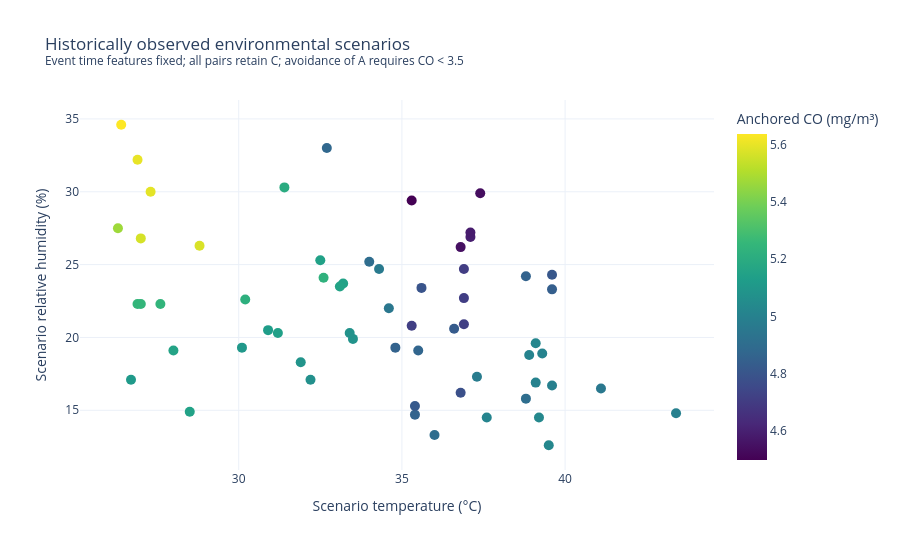

The cell this chart's notebook holds for it:
### Code cell
# Explore historically observed T/RH pairs.
# This is a retrospective sensitivity check, not causal validation.
# Requires scenario_models from the existing modelling section.

history_check = df.copy()
history_check["timestamp"] = pd.to_datetime(
    history_check["timestamp"]
)

event_timestamp = pd.Timestamp("2004-09-20 17:00")

event_record = history_check.loc[
    history_check["timestamp"] == event_timestamp
].iloc[0]

# Use only environmental pairs observed before the event day.
# Match hour and weekday type, and retain Group C conditions.
historical_pairs = history_check.loc[
    (history_check["timestamp"] < event_timestamp.normalize())
    & (history_check["timestamp"].dt.hour == 17)
    & (history_check["timestamp"].dt.dayofweek < 5)
    & (history_check["t"] >= 26)
    & (history_check["rh"] <= 35)
].copy()

scenario_features = [
    "t", "rh", "hour_sin", "hour_cos", "day_of_week"
]

event_input = pd.DataFrame([{
    "t": float(event_record["t"]),
    "rh": float(event_record["rh"]),
    "hour_sin": np.sin(2 * np.pi * 17 / 24),
    "hour_cos": np.cos(2 * np.pi * 17 / 24),
    "day_of_week": event_timestamp.dayofweek
}])[scenario_features]

co_model = scenario_models["CO"]
original_prediction = float(co_model.predict(event_input)[0])

historical_inputs = pd.concat(
    [event_input] * len(historical_pairs),
    ignore_index=True
)

historical_inputs["t"] = historical_pairs["t"].to_numpy()
historical_inputs["rh"] = historical_pairs["rh"].to_numpy()

historical_pairs["direct_prediction"] = co_model.predict(
    historical_inputs
)

historical_pairs["anchored_co"] = (
    float(event_record["co_gt"])
    + historical_pairs["direct_prediction"]
    - original_prediction
)

historical_pairs["target_met"] = (
    historical_pairs["anchored_co"] < 3.5
)

# All selected environmental pairs retain C by construction.
historical_pairs["source_time"] = (
    historical_pairs["timestamp"].dt.strftime("%Y-%m-%d %H:%M")
)

import plotly.express as px

support_fig = px.scatter(
    historical_pairs,
    x="t",
    y="rh",
    color="anchored_co",
    hover_name="source_time",
    hover_data={
        "co_gt": ":.2f",
        "direct_prediction": ":.3f",
        "anchored_co": ":.3f",
        "target_met": True
    },
    labels={
        "t": "Scenario temperature (°C)",
        "rh": "Scenario relative humidity (%)",
        "co_gt": "CO observed on the historical date",
        "direct_prediction": "Direct model CO",
        "anchored_co": "Anchored CO (mg/m³)",
        "target_met": "Avoids A while retaining C"
    },
    color_continuous_scale="Viridis",
    title=(
        "Historically observed environmental scenarios"
        "<br><sup>Event time features fixed; "
        "all pairs retain C; avoidance of A requires CO < 3.5</sup>"
    )
)

support_fig.update_traces(marker=dict(size=10))
support_fig.update_layout(template="plotly_white", height=550)
support_fig.show()

print("Historical observations:", len(historical_pairs))
print(
    "Anchored CO range:",
    round(historical_pairs["anchored_co"].min(), 3),
    "to",
    round(historical_pairs["anchored_co"].max(), 3),
    "mg/m³"
)
print(
    "Environmental pairs meeting the target:",
    int(historical_pairs["target_met"].sum())
)

### Figure 1 — Plotly figure (JSON) as saved in the notebook; plotly's stock layout.template omitted (floating-point values rounded to 4 significant figures; data arrays with more than 128 entries replaced by an {"elided": "..."} marker saying what was removed)
{"data": [{"customdata": {"elided": "61x4 mixed values"}, "hovertemplate": "<b>%{hovertext}</b><br><br>Scenario temperature (°C)=%{x}<br>Scenario relative humidity (%)=%{y}<br>CO observed on the historical date=%{customdata[0]:.2f}<br>Direct model CO=%{customdata[1]:.3f}<br>Anchored CO (mg/m³)=%{marker.color:.3f}<br>Avoids A while retaining C=%{customdata[3]}<extra></extra>", "hovertext": ["2004-03-16 17:00", "2004-03-17 17:00", "2004-04-02 17:00", "2004-04-23 17:00", "2004-04-27 17:00", "2004-04-28 17:00", "2004-05-03 17:00", "2004-05-11 17:00", "2004-05-14 17:00", "2004-05-17 17:00", "2004-05-18 17:00", "2004-05-19 17:00", "2004-05-20 17:00", "2004-05-21 17:00", "2004-05-31 17:00", "2004-06-07 17:00", "2004-06-08 17:00", "2004-06-09 17:00", "2004-06-10 17:00", "2004-06-11 17:00", "2004-06-15 17:00", "2004-06-16 17:00", "2004-06-17 17:00", "2004-06-18 17:00", "2004-06-21 17:00", "2004-06-22 17:00", "2004-06-23 17:00", "2004-06-24 17:00", "2004-06-25 17:00", "2004-06-28 17:00", "2004-06-29 17:00", "2004-06-30 17:00", "2004-07-01 17:00", "2004-07-02 17:00", "2004-07-05 17:00", "2004-07-06 17:00", "2004-07-07 17:00", "2004-07-08 17:00", "2004-07-09 17:00", "2004-07-13 17:00", "2004-07-14 17:00", "2004-07-15 17:00", "2004-07-16 17:00", "2004-07-22 17:00", "2004-07-23 17:00", "2004-08-02 17:00", "2004-08-10 17:00", "2004-08-11 17:00", "2004-08-12 17:00", "2004-08-13 17:00", "2004-08-16 17:00", "2004-08-18 17:00", "2004-08-19 17:00", "2004-08-23 17:00", "2004-08-24 17:00", "2004-08-25 17:00", "2004-08-31 17:00", "2004-09-01 17:00", "2004-09-09 17:00", "2004-09-10 17:00", "2004-09-13 17:00"], "legendgroup": "", "marker": {"color": [5.159, 5.151, 5.246, 5.566, 5.249, 5.593, 5.636, 5.469, 5.241, 5.113, 5.129, 5.573, 5.142, 5.218, 5.6, 5.081, 4.826, 4.994, 5.01, 4.863, 5.229, 5.15, 5.199, 4.797, 5.104, 5.157, 5.144, 4.713, 4.821, 5.025, 4.595, 4.859, 4.707, 4.859, 5.008, 5.026, 5.031, 5.004, 5.066, 5.085, 4.905, 4.872, 4.975, 4.994, 4.958, 4.712, 4.843, 4.537, 4.586, 4.905, 4.906, 4.55, 4.807, 4.779, 4.715, 4.5, 4.879, 4.951, 5.015, 5.077, 4.967], "coloraxis": "coloraxis", "size": 10, "symbol": "circle"}, "mode": "markers", "name": "", "orientation": "v", "showlegend": false, "type": "scatter", "x": [28.0, 28.5, 26.9, 27.0, 27.0, 27.3, 26.4, 26.3, 27.6, 26.7, 30.9, 28.8, 31.2, 30.2, 26.9, 33.5, 36.6, 39.6, 38.9, 35.4, 32.6, 33.2, 31.4, 35.6, 30.1, 33.1, 32.5, 35.3, 35.4, 39.1, 37.1, 38.8, 36.9, 34.8, 39.3, 39.5, 39.2, 39.1, 32.2, 31.9, 36.0, 35.5, 37.3, 43.4, 41.1, 36.9, 39.6, 37.4, 37.1, 34.0, 38.8, 36.8, 39.6, 36.8, 36.9, 35.3, 32.7, 34.6, 37.6, 33.4, 34.3], "xaxis": "x", "y": [19.1, 14.9, 22.3, 26.8, 22.3, 30.0, 34.6, 27.5, 22.3, 17.1, 20.5, 26.3, 20.3, 22.6, 32.2, 19.9, 20.6, 16.7, 18.8, 14.7, 24.1, 23.7, 30.3, 23.4, 19.3, 23.5, 25.3, 20.8, 15.3, 19.6, 26.9, 24.2, 24.7, 19.3, 18.9, 12.6, 14.5, 16.9, 17.1, 18.3, 13.3, 19.1, 17.3, 14.8, 16.5, 22.7, 23.3, 29.9, 27.2, 25.2, 15.8, 26.2, 24.3, 16.2, 20.9, 29.4, 33.0, 22.0, 14.5, 20.3, 24.7], "yaxis": "y"}], "layout": {"coloraxis": {"autocolorscale": false, "colorbar": {"title": {"text": "Anchored CO (mg/m³)"}}, "colorscale": [[0, "#440154"], [0.1111, "#482878"], [0.2222, "#3e4989"], [0.3333, "#31688e"], [0.4444, "#26828e"], [0.5556, "#1f9e89"], [0.6667, "#35b779"], [0.7778, "#6ece58"], [0.8889, "#b5de2b"], [1, "#fde725"]]}, "height": 550, "legend": {"tracegroupgap": 0}, "title": {"text": "Historically observed environmental scenarios<br><sup>Event time features fixed; all pairs retain C; avoidance of A requires CO < 3.5</sup>"}, "xaxis": {"anchor": "y", "domain": [0, 1], "title": {"text": "Scenario temperature (°C)"}}, "yaxis": {"anchor": "x", "domain": [0, 1], "title": {"text": "Scenario relative humidity (%)"}}}}
